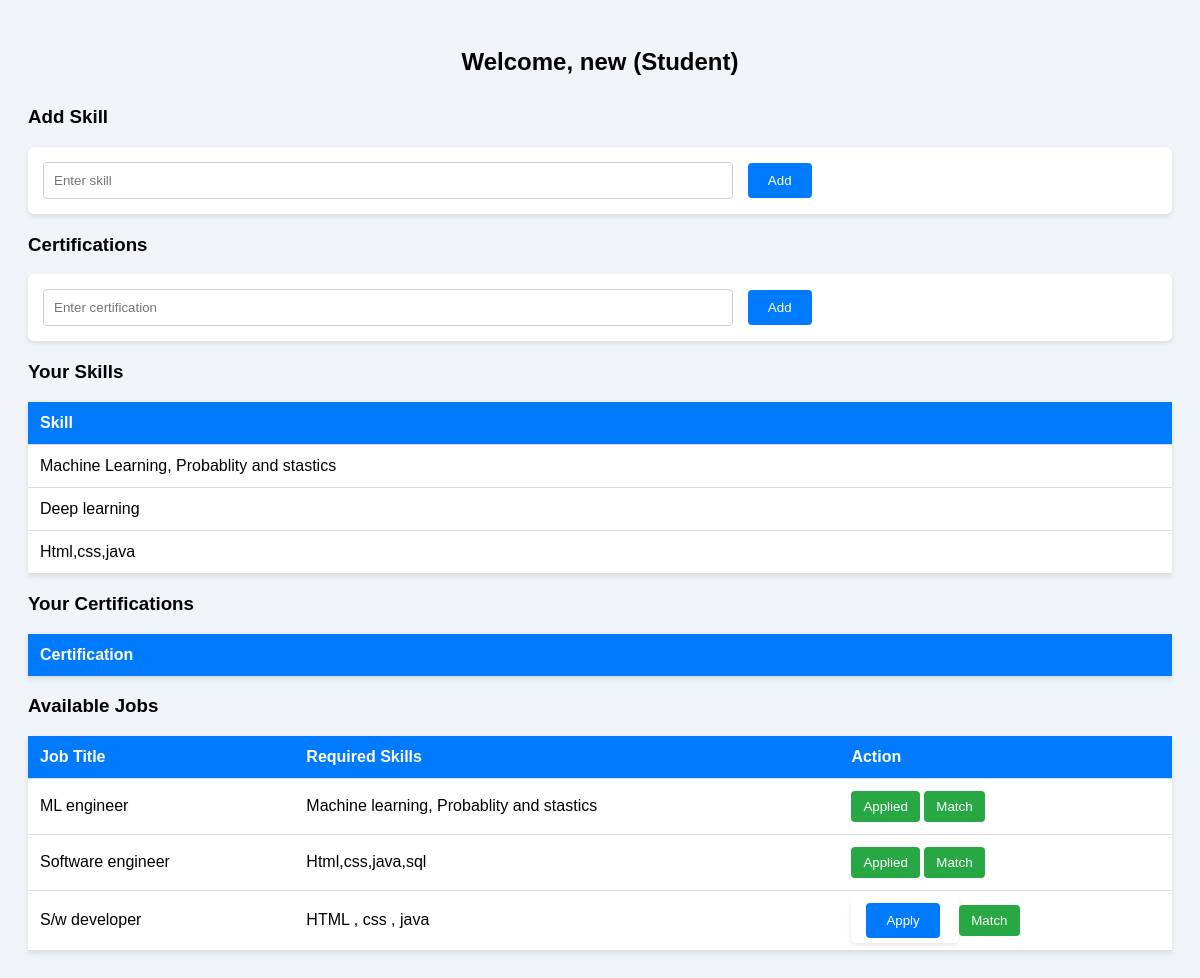
The app's page /student/dashboard (signed in) with its own data.
### tables this page shows
CREATE TABLE skills (
            id INTEGER PRIMARY KEY AUTOINCREMENT,
            user_id INTEGER,
            skill TEXT,
            FOREIGN KEY(user_id) REFERENCES users(id)
        );

CREATE TABLE jobs (
            id INTEGER PRIMARY KEY AUTOINCREMENT,
            employer_id INTEGER,
            job_title TEXT,
            required_skills TEXT,
            FOREIGN KEY(employer_id) REFERENCES users(id)
        );

### app.py (the view, shortened to what this page needs)
@app.route('/student/dashboard', methods=['GET', 'POST'])
def student_dashboard():
    if session.get('role') != 'student':
        return redirect(url_for('login'))
    user_id = session['user_id']
    conn = sqlite3.connect('users.db')
    c = conn.cursor()
    c.execute("SELECT skill FROM skills WHERE user_id = ?", (user_id,))
    skills = [row[0] for row in c.fetchall()]
    c.execute("SELECT certificate FROM certificates WHERE user_id = ?", (user_id,))
    certs = [row[0] for row in c.fetchall()]
    c.execute("SELECT id, job_title, required_skills FROM jobs")
    jobs = c.fetchall()
    c.execute("SELECT job_id FROM applications WHERE student_id = ?", (user_id,))
    applied_job_ids = [row[0] for row in c.fetchall()]
    conn.close()
    return render_template(
        'student_dashboard.html',
        username=session['username'],
        skills=skills,
        certs=certs,
        jobs=jobs,
        applied_job_ids=applied_job_ids
    )

### templates/student_dashboard.html (shortened to what this page needs)
<!DOCTYPE html>
<html>
<head>
    <link rel="stylesheet" href="{{ url_for('static', filename='css/student_dashboard.css') }}">
</head>
<body>
    <h2>Welcome, {{ username }} (Student)</h2>
    <h3>Add Skill</h3>
    <form method="post">
        <input type="text" name="skill" placeholder="Enter skill" required>
        <button type="submit">Add</button>
    </form>
    <h3>Certifications</h3>
    <form method="post">
        <input type="text" name="certification" placeholder="Enter certification" required>
        <button type="submit">Add</button>
    </form>
    <h3>Your Skills</h3>
    <table>
        <tr><th>Skill</th></tr>
        {% for skill in skills %}
        <tr><td>{{ skill }}</td></tr>
        {% endfor %}
    </table>
    <h3>Your Certifications</h3>
    <table>
        <tr><th>Certification</th></tr>
    </table>
    <h3>Available Jobs</h3>
    <table>
        <tr>
            <th>Job Title</th>
            <th>Required Skills</th>
            <th>Action</th>
        </tr>
        {% for job in jobs %}
        <tr>
            <td>{{ job[1] }}</td>
            <td>{{ job[2] }}</td>
            <td>
                {% if job[0] in applied_job_ids %}
                    <button disabled>Applied</button>
                {% else %}
                    <form method="post" style="display:inline;">
                        <button type="submit">Apply</button>
                    </form>
                {% endif %}
                <a href="{{ url_for('match_skills', job_id=job[0]) }}">
                    <button type="button">Match</button>
                </a>
            </td>
        </tr>
        {% endfor %}
    </table>
</body>
</html>

### static/css/student_dashboard.css (style rules this page uses)
body { font-family: Arial, sans-serif; background-color: #f0f4f8; padding: 20px; }
h2 { text-align: center; margin-bottom: 30px; }
form { margin-bottom: 20px; background: #fff; padding: 15px; border-radius: 6px; box-shadow: 0 2px 5px rgba(0,0,0,0.1); }
form input { padding: 10px; width: 60%; margin-right: 10px; border: 1px solid #ccc; border-radius: 4px; }
form button { padding: 10px 20px; background-color: #007bff; color: white; border: none; border-radius: 4px; cursor: pointer; }
table { width: 100%; border-collapse: collapse; margin-top: 15px; background: #fff; box-shadow: 0 2px 5px rgba(0,0,0,0.1); }
th, td { text-align: left; padding: 12px; border-bottom: 1px solid #ddd; }
th { background-color: #007bff; color: white; }
button { background-color: #28a745; padding: 8px 12px; color: white; border: none; border-radius: 4px; cursor: pointer; }

### records on screen
skills: skill "Machine Learning, Probablity and stastics"
skills: skill "Deep learning"
skills: skill "Html,css,java"
jobs: job_title "ML engineer", required_skills "Machine learning, Probablity and stastics", shows "Applied"
jobs: job_title "Software engineer", required_skills "Html,css,java,sql", shows "Applied"
jobs: job_title "S/w developer", required_skills "HTML , css , java"

### other values on screen
{{ username }} "new"
